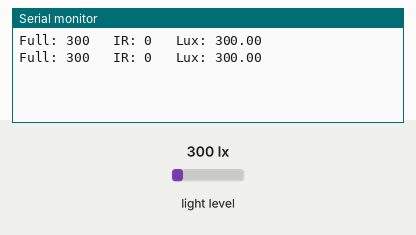
Simulated run of this sketch. Board: Arduino Uno, built with avr-gcc and run on an emulated ATmega328P. On the bench: the last lines printed to the serial monitor. Inputs (shaded band) come from the test bench; at power-on: light level 300 lx.

Above: at 1.2 s.
1.3 s: light level set to 40 lx
At 2.3 s:
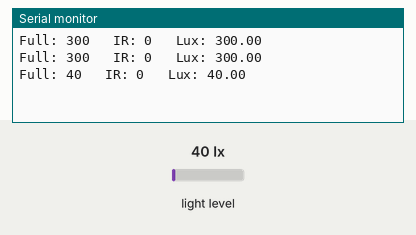
2.8 s: light level set to 500 lx
At 3.8 s:
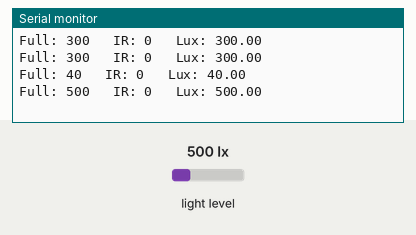
Timing chart, 0 to 5.8 s (numbered marks = the images above; inputs shaded):
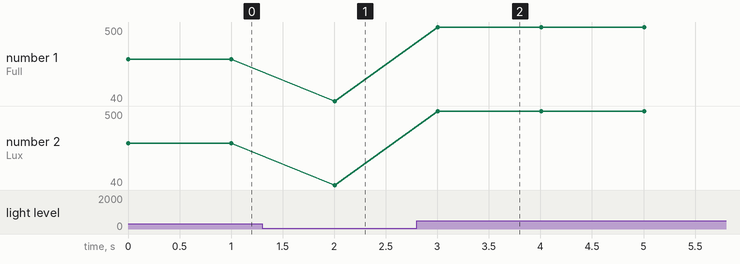

Measured:
- after the input at 1.3 s, the serial monitor: prints a new line after 0.70 s (image 1)
- after the input at 2.8 s, the serial monitor: prints a new line after 0.21 s (image 2)
- plotted number 1: 300 → 40 after the input at 1.3 s, 40 → 500 after the input at 2.8 s
- plotted number 2: 300 → 40 after the input at 1.3 s, 40 → 500 after the input at 2.8 s

The sketch:

example.ino
```cpp
// Uses the Adafruit TSL2591 library on Arduino/ESP32 to read full-spectrum and IR channels, calculate lux, and print readings over Serial.
//
// Buy this module: https://shillehtek.com/products/tsl2591-light-sensor-presoldered-purple-breakout-single
// Full manual: https://shillehtek.com/blogs/shillehtek-product-manuals/tsl2591-light-sensor-presoldered-purple-breakout-single-manual
// More examples: https://github.com/shillehbean/shillehtek-examples
//

// TSL2591 light sensor - lux, visible and infrared readings
// Library Manager: install "Adafruit TSL2591 Library" (it pulls in Adafruit Unified Sensor)
// Uno/Nano: SDA = A4, SCL = A5, VIN = 5V     ESP32: SDA = GPIO 21, SCL = GPIO 22, VIN = 3V3
#include <Wire.h>
#include <Adafruit_Sensor.h>
#include <Adafruit_TSL2591.h>

Adafruit_TSL2591 tsl = Adafruit_TSL2591(2591);   // the number is only a sensor ID

void setup() {
  Serial.begin(115200);
  if (!tsl.begin()) {
    Serial.println("TSL2591 not found - check wiring (I2C address 0x29)");
    while (true) { delay(1000); }
  }
  tsl.setGain(TSL2591_GAIN_MED);                  // 25x suits indoor light
  tsl.setTiming(TSL2591_INTEGRATIONTIME_300MS);   // longer time = more sensitive
}

void loop() {
  uint32_t both = tsl.getFullLuminosity();   // upper 16 bits = infrared, lower 16 = full spectrum
  uint16_t ir   = both >> 16;
  uint16_t full = both & 0xFFFF;
  float lux = tsl.calculateLux(full, ir);

  Serial.print("Full: ");
  Serial.print(full);
  Serial.print("   IR: ");
  Serial.print(ir);
  Serial.print("   Lux: ");
  if (lux < 0) {
    Serial.println("overflow - lower the gain");
  } else {
    Serial.println(lux, 2);
  }
  delay(1000);
}
```
